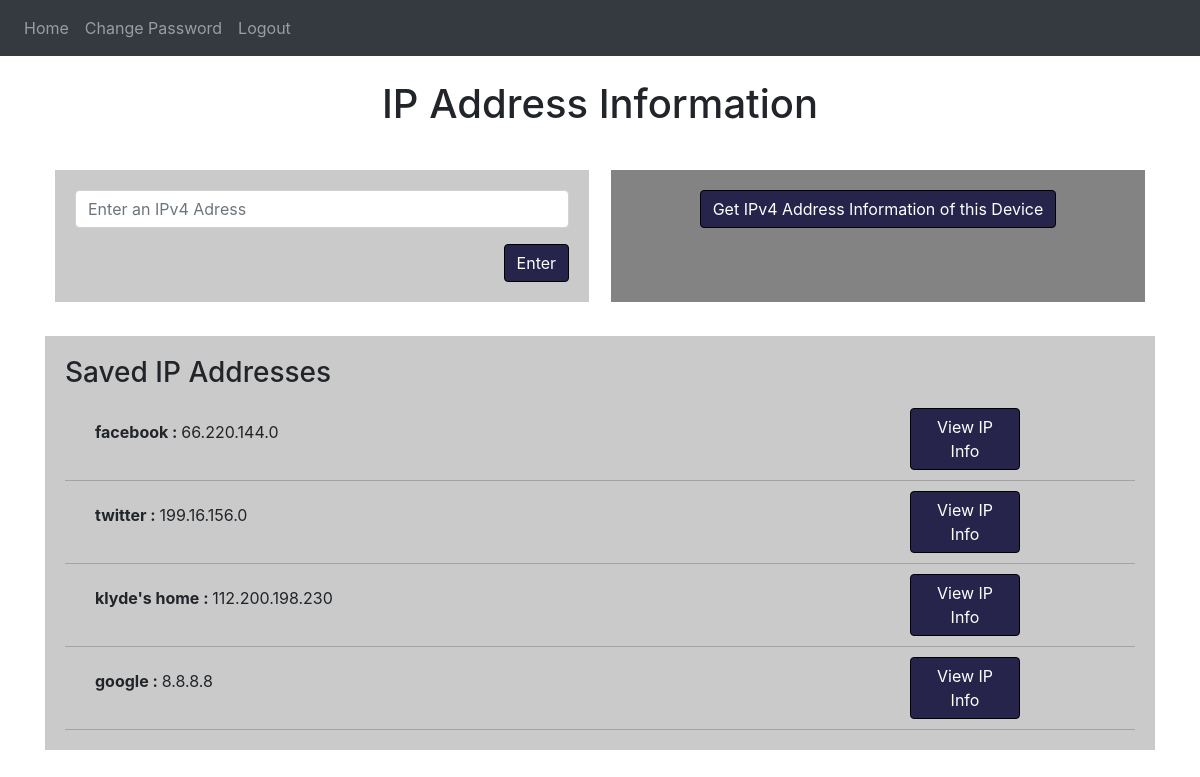
The app's page / (signed in) with its own data.
### website/models.py (models this page shows)
class Ipinfo(db.Model):
    ip = db.Column(db.String(1000), primary_key=True)
    labelname = db.Column(db.String(1000))

### website/views.py (the view, shortened to what this page needs)
@views.route('/', methods=['GET', 'POST'])
@login_required
def home():
    ipInfos = Ipinfo.query.all()
    return render_template("home.html", user=current_user, ipInfos=ipInfos)

### website/__init__.py (called while the page is built)
def create_app():
    app = Flask(__name__)
    app.config['SECRET_KEY'] = 'holyshesh'
    app.config['SQLALCHEMY_DATABASE_URI'] = f'sqlite:///{DB_NAME}'
    db.init_app(app)
    from .views import views
    from .auth import auth
    app.register_blueprint(views, url_prefix='/')
    app.register_blueprint(auth, url_prefix='/')
    from .models import User
    with app.app_context():
        db.create_all()
    login_manager = LoginManager()
    login_manager.login_view = 'auth.login'
    login_manager.init_app(app)
    @login_manager.user_loader
    def load_user(id):
        return User.query.get(int(id))
    return app

### website/templates/home.html (shortened to what this page needs)
{% extends "base.html" %}
{% block content %}
<br/>
<h1 align="center">IP Address Information</h1>
<br/>
<div class="ipForms">
    <div class="customIP">
        <form method="POST">
            <div class="form-group">
                <input
                    type="text"
                    class="form-control"
                    id="customIPAddress"
                    name="customIPAddress"
                    placeholder="Enter an IPv4 Adress"
                />
            </div>
            <div align="right">
                <button type="submit" class="btn btn-primary">Enter</button>
            </div>
        </form>
    </div>
    <div style="width: 2%;"> </div>
    <div class="deviceIP">
        <form method="POST">
            <div align="center">
                <button type="submit" class="btn btn-primary">Get IPv4 Address Information of this Device</button>
            </div>
        </form>
    </div>
</div>
<br/>
<div class="savedIPAddress">
<h3>Saved IP Addresses</h3>
<ul class="list-group list-group-flush" id="notes">
    {% for ip in ipInfos %}
        <div class="ipForms" style="border-bottom: 1px solid rgb(163, 163, 163);">
            <div style="width: 60%;">
                <li class="list-group-item" style="background-color: rgb(202, 202, 202);">
                <strong>{{ ip.labelname }} : </strong> {{ ip.ip }}
            </div>
            <div style="width: 30%;" align="right">
                <form method="POST" style="width: 110px;">
                    <button type="submit" class="btn btn-primary">View IP Info</button>
                </form>
            </div>
        </div>
    {% endfor %}
</ul>
</div>
{% endblock %}

### website/static/style.css (style rules this page uses)
.customIP { background-color: rgb(202, 202, 202); padding: 20px; width: 49%; }
.deviceIP { background-color: rgb(131, 131, 131); padding: 20px 20px 20px 20px; width: 49%; }
.ipForms { display: flex; padding: 10px; }
.btn-primary { background-color: rgb(39, 36, 75); border-color: black; }
.list-group-item { width: auto; }
.savedIPAddress { background-color: rgb(202, 202, 202); padding: 20px; margin-bottom: 100px; }

### records on screen
Ipinfo: labelname "facebook", ip "66.220.144.0"
Ipinfo: labelname "twitter", ip "199.16.156.0"
Ipinfo: labelname "klyde's home", ip "112.200.198.230"
Ipinfo: labelname "google", ip "8.8.8.8"
